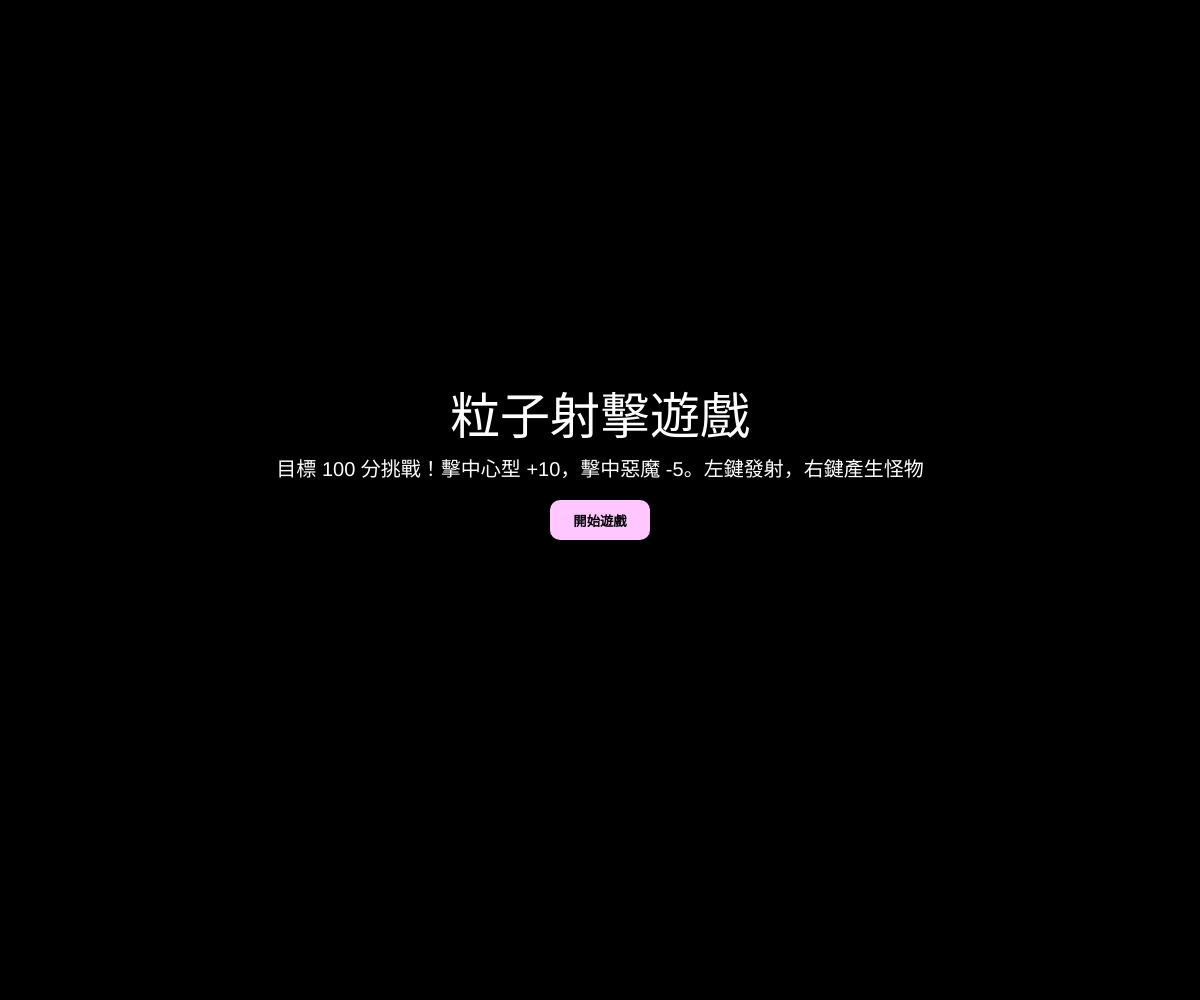
Frame 1 (no input)
Frame 60 (no input): identical to frame 1, image omitted
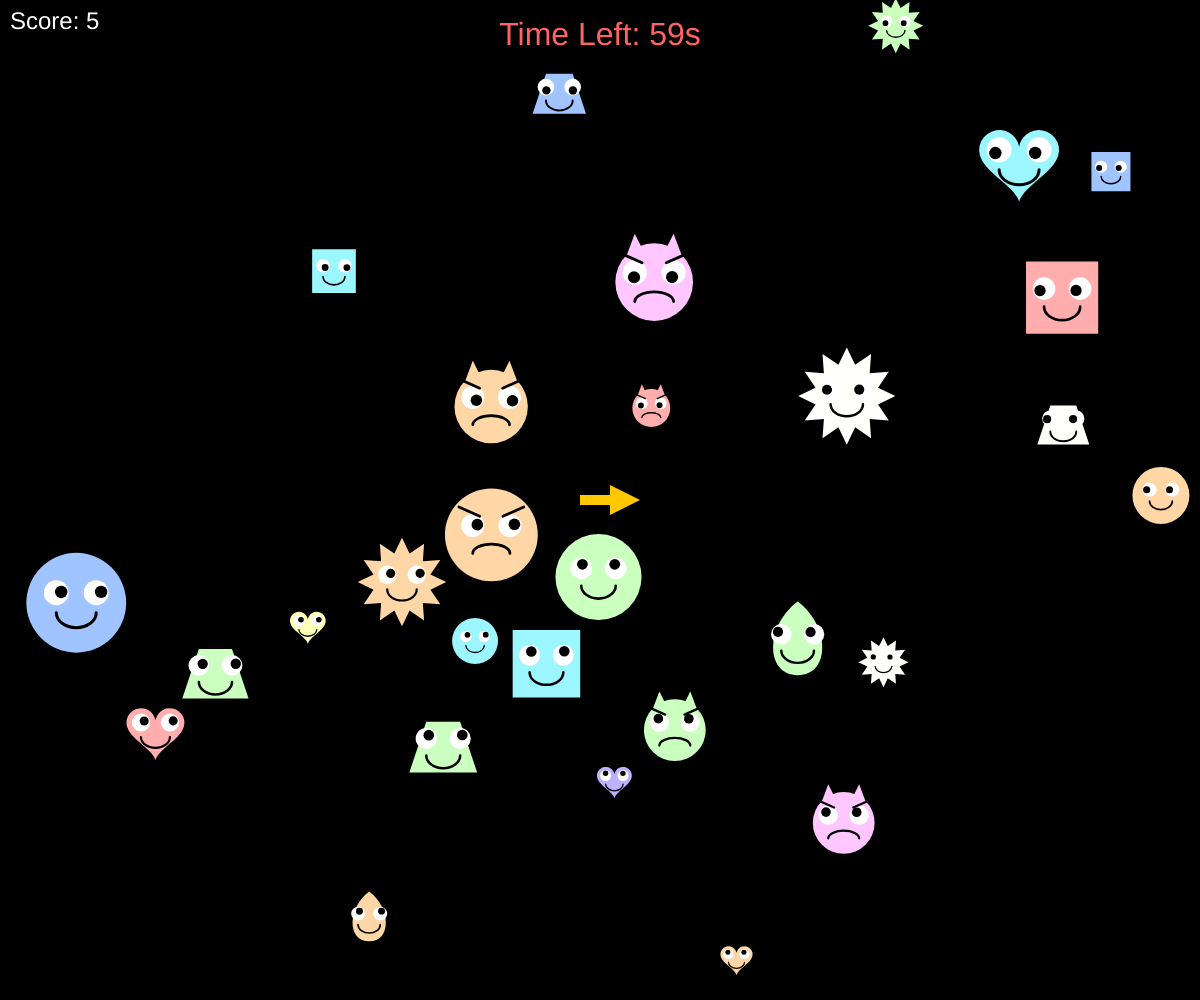
Frame 120 (the mouse pressed at the canvas centre since frame 60)

The p5.js sketch that drew these frames (run headless with seeded random() and noise() and a simulated clock; from frame 60 on, the mouse is pressed at the canvas centre):

// p5.js sketch
// ── sketch.js
let monsters = [];
let explosionParticles = [];
let missiles = []; // 新增飛彈陣列
let powerUps = []; // 新增道具陣列
let colors = ['#ffadad', '#ffd6a5', '#fdffb6', '#caffbf', '#9bf6ff', '#a0c4ff', '#bdb2ff', '#ffc6ff', '#fffffc'];
let lastSpawnTime = 0;
let score = 0; // 新增計分變數
let shakeAmount = 0; // 震動強度
let gameDuration = 60; // 遊戲總時長 (秒)
let startTime;
let gameState = "START"; // 遊戲狀態：START, PLAYING, GAMEOVER
let startButton;

function setup() {
  createCanvas(windowWidth, windowHeight);
  
  // 建立開始按鈕
  startButton = createButton('開始遊戲');
  styleButton();
  startButton.mousePressed(startGame);
}

function styleButton() {
  startButton.position(width / 2 - 50, height / 2);
  startButton.size(100, 40);
  startButton.style('background-color', '#ffc6ff');
  startButton.style('border', 'none');
  startButton.style('border-radius', '10px');
  startButton.style('cursor', 'pointer');
  startButton.style('font-weight', 'bold');
}

function startGame() {
  gameState = "PLAYING";
  score = 0;
  monsters = [];
  missiles = [];
  explosionParticles = [];
  powerUps = [];
  startTime = millis();
  lastSpawnTime = millis();
  startButton.hide();
  
  // 初始產生更多物件 (從 20 增加到 30)
  for (let i = 0; i < 30; i++) {
    spawnMonster();
  }
}

function draw() {
  // 當分數達到 100 分時，啟動彩虹背景效果
  if (score >= 100) {
    drawRainbowBackground();
  } else {
    background(0); // 全螢幕背景黑色
  }

  if (gameState === "START") {
    drawMenu();
    return;
  }

  if (gameState === "GAMEOVER") {
    drawGameOver();
    return;
  }

  // 螢幕搖晃邏輯：使用 push/pop 包裹所有要震動的內容
  push();
  if (shakeAmount > 0) {
    translate(random(-shakeAmount, shakeAmount), random(-shakeAmount, shakeAmount));
    shakeAmount *= 0.85; // 震動衰減係數，數字越小衰減越快
  }

  // 隨著時間產生的物件越多 (間隔從 5秒 縮短至 0.8秒)
  let elapsed = (millis() - startTime) / 1000;
  
  // 檢查勝負條件：分數達標即成功，時間結束未達標則失敗
  if (score >= 100 || elapsed >= gameDuration) {
    gameState = "GAMEOVER";
    return;
  }

  // 縮短產生間隔，讓怪物更多 (從 3秒 到 0.4秒 產生一個)
  // 進一步縮短產生間隔，讓怪物數量更多 (從 0.4秒 縮短至 0.2秒)
  let spawnInterval = map(min(elapsed, gameDuration), 0, gameDuration, 3000, 200);
  if (millis() - lastSpawnTime > spawnInterval) {
    spawnMonster();
    lastSpawnTime = millis();
  }

  // 更新所有物件與檢查碰撞
  for (let i = 0; i < monsters.length; i++) {
    monsters[i].update();
    // 檢查與其他物件的碰撞
    for (let j = i + 1; j < monsters.length; j++) {
      monsters[i].checkCollision(monsters[j]);
    }
    monsters[i].display();
  }

  // 更新與顯示飛彈，並檢查飛彈與物件的碰撞
  for (let i = missiles.length - 1; i >= 0; i--) {
    missiles[i].update();
    missiles[i].display();

    // 如果飛彈超出畫面，則移除
    if (!missiles[i].active) {
      missiles.splice(i, 1);
      continue; // 跳過此飛彈，檢查下一個
    }

    // 檢查飛彈與怪物的碰撞
    for (let j = monsters.length - 1; j >= 0; j--) {
      let m = monsters[j];
      if (missiles[i].checkCollision(m)) {
        m.explode(); // 怪物爆炸
        monsters.splice(j, 1); // 移除怪物
        missiles[i].active = false; // 飛彈失效
        // 分數邏輯：擊中心型 +10，擊中惡魔 -5，其他 +5
        if (m.shapeType === 'HEART') {
          score += 10;
        } else if (m.shapeType === 'DEMON') {
          score -= 5;
        } else {
          score += 5;
        }

        // 15% 機率掉落增加時間的道具
        if (random() < 0.15) {
          powerUps.push(new PowerUp(m.pos.x, m.pos.y));
        }
        break; // 飛彈只會擊中一個怪物，所以檢查完畢後跳出內層迴圈
      }
    }

    // 檢查飛彈與道具的碰撞
    for (let j = powerUps.length - 1; j >= 0; j--) {
      if (missiles[i].active && powerUps[j].checkCollision(missiles[i])) {
        gameDuration += 5; // 增加 5 秒遊戲時間
        powerUps.splice(j, 1);
        missiles[i].active = false;
        break;
      }
    }
  }

  // 更新與顯示道具，並移除超出畫面的道具
  for (let i = powerUps.length - 1; i >= 0; i--) {
    powerUps[i].update();
    powerUps[i].display();
    if (!powerUps[i].active) {
      powerUps.splice(i, 1);
    }
  }

  // 更新與顯示爆炸粒子，並移除消失的粒子
  for (let i = explosionParticles.length - 1; i >= 0; i--) {
    explosionParticles[i].update();
    explosionParticles[i].display();
    if (explosionParticles[i].isDead()) {
      explosionParticles.splice(i, 1);
    }
  }

  drawPointer(); // 呼叫繪製中央箭頭與分數的函式
  pop(); // 結束震動範圍
}

function drawMenu() {
  fill(255);
  textAlign(CENTER, CENTER);
  textSize(50);
  text("粒子射擊遊戲", width / 2, height / 2 - 80);
  textSize(20);
  text("目標 100 分挑戰！擊中心型 +10，擊中惡魔 -5。左鍵發射，右鍵產生怪物", width / 2, height / 2 - 30);
}

function drawGameOver() {
  textAlign(CENTER, CENTER);

  let isWin = score >= 100;
  let resultText = isWin ? "挑戰成功" : "挑戰失敗";
  let resultColor = isWin ? '#9bf6ff' : '#ffadad'; // 成功用粉藍，失敗用粉紅

  textSize(60);
  fill(resultColor);
  text(resultText, width / 2, height / 2 - 100);
  textSize(30);
  fill(255);
  text(`最終分數: ${score}`, width / 2, height / 2 - 40);
  startButton.html('重新開始');
  startButton.show();
}

// 畫布中間的指標與分數顯示
function drawPointer() {
  push();
  translate(width / 2, height / 2); // 將原點移到畫布中央
  let angle = atan2(mouseY - height / 2, mouseX - width / 2); // 計算滑鼠與中央的夾角
  rotate(angle); // 旋轉畫布

  fill(255, 200, 0); // 指標顏色 (黃色)
  noStroke();
  rect(-20, -5, 30, 10); // 箭頭身
  triangle(10, -15, 10, 15, 40, 0); // 箭頭頭
  pop();

  fill(255); // 分數文字顏色
  textSize(24);
  textAlign(LEFT, TOP);
  text(`Score: ${score}`, 10, 10); // 顯示分數

  // 顯示倒數計時器
  let elapsed = (millis() - startTime) / 1000;
  let timeLeft = ceil(max(0, gameDuration - elapsed));
  textAlign(CENTER, TOP);
  textSize(32);
  fill(255, 100, 100); // 倒數計時使用淡紅色
  text(`Time Left: ${timeLeft}s`, width / 2, 20);
}

// 繪製動態彩虹漸變背景
function drawRainbowBackground() {
  push();
  colorMode(HSB, 360, 100, 100);
  noFill();
  for (let y = 0; y < height; y += 10) {
    // 根據 y 座標與 frameCount 產生色彩偏移
    let h = (y / height * 360 + frameCount * 2) % 360;
    stroke(h, 50, 20); // 較低的飽和度(50)與亮度(20)確保背景不會太刺眼
    strokeWeight(10);
    line(0, y, width, y);
  }
  pop();
  colorMode(RGB, 255); // 重設色彩模式，以免影響其他繪圖邏輯
}

function spawnMonster(spawnX, spawnY) {
  // 隨著時間越到後面，產生的例子縮小幅度減小 (比例從 1.0 調整為最小 0.6)
  let elapsed = (millis() - startTime) / 1000;
  let sizeScale = map(min(elapsed, gameDuration), 0, gameDuration, 1.0, 0.6);
  let size = random(40, 100) * sizeScale;

  // 如果有傳入座標則使用該座標，否則隨機產生
  let x = spawnX !== undefined ? spawnX : random(size, width - size);
  let y = spawnY !== undefined ? spawnY : random(size, height - size);
  let col = random(colors);
  monsters.push(new Monster(x, y, size, col));

  // 如果是由滑鼠產生（即有傳入座標），則加入爆炸效果
  if (spawnX !== undefined && spawnY !== undefined) {
    shakeAmount = 5; // 滑鼠產生時給予輕微震動
    for (let i = 0; i < 40; i++) { // 增加點擊時的粒子數
      explosionParticles.push(new ExplosionParticle(x, y, col));
    }
  }
}

function windowResized() {
  resizeCanvas(windowWidth, windowHeight);
  startButton.position(width / 2 - 50, height / 2);
}

function mousePressed() {
  if (gameState !== "PLAYING") return;

  if (mouseButton === LEFT) { // 如果是滑鼠左鍵
    let pointerAngle = atan2(mouseY - height / 2, mouseX - width / 2); // 取得指標方向
    missiles.push(new Missile(width / 2, height / 2, pointerAngle)); // 從中心發射飛彈
  } else {
    spawnMonster(mouseX, mouseY); // 原有的右鍵或非左鍵產生怪物功能
  }
}

class Monster {
  constructor(x, y, s, c) {
    this.pos = createVector(x, y);
    this.vel = p5.Vector.random2D().mult(random(0.5, 2));
    this.size = s;
    this.color = c;
    // 隨機分配形狀類型
    this.shapeType = random(['HEART', 'TEARDROP', 'TRAPEZOID', 'STAR', 'CIRCLE', 'SQUARE', 'DEMON']); // 減少惡魔出現的機率
  }

  update() {
    this.pos.add(this.vel);
    // 碰到邊界反彈
    if (this.pos.x < this.size / 2 || this.pos.x > width - this.size / 2) this.vel.x *= -1;
    if (this.pos.y < this.size / 2 || this.pos.y > height - this.size / 2) this.vel.y *= -1;
  }

  checkCollision(other) {
    let d = dist(this.pos.x, this.pos.y, other.pos.x, other.pos.y);
    let minDist = (this.size + other.size) / 2;
    
    if (d < minDist) {
      // 1. 分離物件，防止重疊卡住（靜態碰撞排除）
      let angle = atan2(other.pos.y - this.pos.y, other.pos.x - this.pos.x);
      let overlap = minDist - d;
      let moveX = cos(angle) * overlap / 2;
      let moveY = sin(angle) * overlap / 2;
      this.pos.x -= moveX;
      this.pos.y -= moveY;
      other.pos.x += moveX;
      other.pos.y += moveY;

      // 2. 速度反彈（交換速度向量）
      let tempVel = this.vel.copy();
      this.vel = other.vel.copy();
      other.vel = tempVel;
    }
  }

  // 怪物爆炸效果
  explode() {
    shakeAmount = 15; // 飛彈擊中時給予強烈震動
    for (let i = 0; i < 120; i++) { // 增加粒子數量至 120，讓爆炸更華麗
      explosionParticles.push(new ExplosionParticle(this.pos.x, this.pos.y, this.color));
    }
  }

  display() {
    push();
    translate(this.pos.x, this.pos.y);
    
    let elapsed = (millis() - startTime) / 1000;
    let isUrgent = (gameDuration - elapsed <= 10);

    let d = dist(mouseX, mouseY, this.pos.x, this.pos.y);
    // 最後 10 秒進入緊急狀態，怪物閃爍白色，頻率放慢
    if (isUrgent && floor(frameCount / 10) % 2 === 0) {
      fill(255);
    } else {
      fill(this.color);
    }
    noStroke();

    // 判斷滑鼠靠近則變為圓形，否則為星狀圓弧
    if (d < this.size * 1.5) {
      ellipse(0, 0, this.size);
    } else {
      this.drawBaseShape();
    }

    // 繪製眼睛
    let eyeOffset = this.size * 0.2;
    let eyeSize = this.size * 0.25;
    this.drawEye(-eyeOffset, -eyeOffset / 2, eyeSize);
    this.drawEye(eyeOffset, -eyeOffset / 2, eyeSize);

    // 繪製表情 (嘴巴與眉毛)
    noFill();
    stroke(0);
    strokeWeight(this.size * 0.03); 
    
    if (isUrgent || this.shapeType === 'DEMON') {
      // 邪惡的倒弧嘴巴 (惡魔固定使用顛倒嘴巴)
      arc(0, this.size * 0.2, this.size * 0.4, this.size * 0.2, PI, TWO_PI);
      
      // 邪惡的斜角眉毛
      let browW = this.size * 0.15;
      let browH = this.size * 0.1;
      // 左眉
      line(-eyeOffset - browW, -eyeOffset - browH, -eyeOffset + browW * 0.5, -eyeOffset);
      // 右眉
      line(eyeOffset + browW, -eyeOffset - browH, eyeOffset - browW * 0.5, -eyeOffset);
    } else {
      // 正常的笑嘴
      arc(0, this.size * 0.1, this.size * 0.4, this.size * 0.3, 0, PI);
    }
    
    pop();
  }

  // 根據隨機類型繪製基礎形狀
  drawBaseShape() {
    switch (this.shapeType) {
      case 'HEART':
        beginShape();
        for (let a = 0; a < TWO_PI; a += 0.1) {
          let r = this.size / 40;
          let tx = 16 * pow(sin(a), 3);
          let ty = -(13 * cos(a) - 5 * cos(2 * a) - 2 * cos(3 * a) - cos(4 * a));
          vertex(tx * r, ty * r);
        }
        endShape(CLOSE);
        break;
      case 'TEARDROP':
        beginShape();
        vertex(0, -this.size * 0.5);
        bezierVertex(this.size * 0.4, -this.size * 0.2, this.size * 0.4, this.size * 0.4, 0, this.size * 0.4);
        bezierVertex(-this.size * 0.4, this.size * 0.4, -this.size * 0.4, -this.size * 0.2, 0, -this.size * 0.5);
        endShape(CLOSE);
        break;
      case 'TRAPEZOID':
        let w = this.size * 0.8;
        let h = this.size * 0.6;
        beginShape();
        vertex(-w * 0.25, -h * 0.5);
        vertex(w * 0.25, -h * 0.5);
        vertex(w * 0.5, h * 0.5);
        vertex(-w * 0.5, h * 0.5);
        endShape(CLOSE);
        break;
      case 'STAR':
        this.drawStarBody(0, 0, this.size * 0.4, this.size * 0.6, 12);
        break;
      case 'CIRCLE':
        ellipse(0, 0, this.size);
        break;
      case 'SQUARE':
        rectMode(CENTER);
        rect(0, 0, this.size * 0.8, this.size * 0.8);
        break;
      case 'DEMON':
        ellipse(0, 0, this.size * 0.8);
        // 繪製惡魔角
        beginShape();
        vertex(-this.size * 0.35, -this.size * 0.1);
        vertex(-this.size * 0.2, -this.size * 0.5);
        vertex(-this.size * 0.05, -this.size * 0.2);
        endShape(CLOSE);
        beginShape();
        vertex(this.size * 0.35, -this.size * 0.1);
        vertex(this.size * 0.2, -this.size * 0.5);
        vertex(this.size * 0.05, -this.size * 0.2);
        endShape(CLOSE);
        break;
    }
  }

  drawStarBody(x, y, radius1, radius2, npoints) {
    let angle = TWO_PI / npoints;
    let halfAngle = angle / 2.0;
    beginShape();
    for (let a = 0; a < TWO_PI; a += angle) {
      let sx = x + cos(a) * radius2;
      let sy = y + sin(a) * radius2;
      vertex(sx, sy);
      sx = x + cos(a + halfAngle) * radius1;
      sy = y + sin(a + halfAngle) * radius1;
      vertex(sx, sy);
    }
    endShape(CLOSE);
  }

  drawEye(x, y, size) {
    fill(255); // 白色眼球
    noStroke();
    ellipse(x, y, size);
    
    // 黑眼珠跟隨滑鼠
    let angle = atan2(mouseY - (this.pos.y + y), mouseX - (this.pos.x + x));
    let pupilDist = size * 0.2;
    let px = x + cos(angle) * pupilDist;
    let py = y + sin(angle) * pupilDist;
    fill(0);
    ellipse(px, py, size * 0.5);
  }
}

class ExplosionParticle {
  constructor(x, y, col) {
    this.pos = createVector(x, y);
    this.vel = p5.Vector.random2D().mult(random(3, 12)); // 提高初始噴發速度範圍
    this.lifespan = 255; // 初始透明度

    // 讓顏色更有層次感：一半使用怪物原色，另一半混入亮色模擬火花
    let baseCol = color(col);
    if (random() > 0.5) {
      this.color = col;
    } else {
      this.color = lerpColor(baseCol, color(255, 255, 200), random(0.5, 1));
    }
    this.size = random(5, 15); // 隨機初始大小
  }

  update() {
    this.vel.mult(0.92); // 加入空氣阻力，讓粒子逐漸減速
    this.pos.add(this.vel);
    this.lifespan -= 7; // 稍微減慢淡出速度
    this.size *= 0.94; // 粒子在飛散過程中會逐漸縮小
  }

  display() {
    push();
    noStroke();
    let c = color(this.color);
    fill(red(c), green(c), blue(c), this.lifespan);
    ellipse(this.pos.x, this.pos.y, this.size); // 使用動態大小繪製
    pop();
  }

  isDead() {
    return this.lifespan <= 0 || this.size < 0.5;
  }
}

// 新增 Missile 類別
class Missile {
  constructor(x, y, angle) {
    this.pos = createVector(x, y);
    this.vel = p5.Vector.fromAngle(angle).mult(10); // 飛彈速度設定為 10
    this.radius = 5; // 飛彈的碰撞半徑
    this.active = true; // 飛彈是否活躍 (用於判斷是否需要更新和顯示)
  }

  update() {
    this.pos.add(this.vel);
    // 檢查飛彈是否超出畫面邊界
    if (this.pos.x < 0 || this.pos.x > width || this.pos.y < 0 || this.pos.y > height) {
      this.active = false; // 超出畫面則設為不活躍
    }
  }

  display() {
    if (this.active) { // 只顯示活躍的飛彈
      push();
      translate(this.pos.x, this.pos.y);
      rotate(this.vel.heading()); // 讓飛彈的繪製方向與其速度方向一致
      fill(255, 255, 0); // 飛彈顏色 (黃色)
      noStroke();
      rect(-this.radius * 2, -this.radius / 2, this.radius * 4, this.radius); // 繪製一個簡單的矩形飛彈
      pop();
    }
  }

  // 檢查飛彈與怪物的碰撞
  checkCollision(monster) {
    let d = dist(this.pos.x, this.pos.y, monster.pos.x, monster.pos.y);
    return d < this.radius + monster.size / 2; // 如果距離小於兩者半徑之和，則發生碰撞
  }
}

// 新增 PowerUp 類別
class PowerUp {
  constructor(x, y) {
    this.baseX = x; // 紀錄道具產生時的水平位置
    this.pos = createVector(x, y);
    this.vel = createVector(0, 1.5); // 道具下落速度減慢，增加停留時間
    this.angle = random(TWO_PI);   // 隨機初始相位，讓不同道具擺動錯開
    this.size = 50; // 尺寸變大
    this.active = true;
  }

  update() {
    this.pos.y += this.vel.y; // 保持穩定的向下掉落
    this.angle += 0.05;       // 擺動的速度 (數字越大擺動越快)
    // 利用 sin 函數計算偏移量，40 為擺動的幅度 (左右各 40 像素)
    this.pos.x = this.baseX + sin(this.angle) * 40;

    // 如果超出畫面底部則消失
    if (this.pos.y > height + this.size) {
      this.active = false;
    }
  }

  display() {
    push();
    translate(this.pos.x, this.pos.y);
    fill(0, 255, 150); // 道具顏色（亮綠色）
    stroke(255);
    strokeWeight(2);
    ellipse(0, 0, this.size);
    fill(255);
    noStroke();
    textAlign(CENTER, CENTER);
    textSize(20); // 配合尺寸增加文字大小
    text("+5s", 0, 0); // 顯示效果文字
    pop();
  }

  checkCollision(missile) {
    let d = dist(this.pos.x, this.pos.y, missile.pos.x, missile.pos.y);
    return d < this.size / 2 + missile.radius;
  }
}
